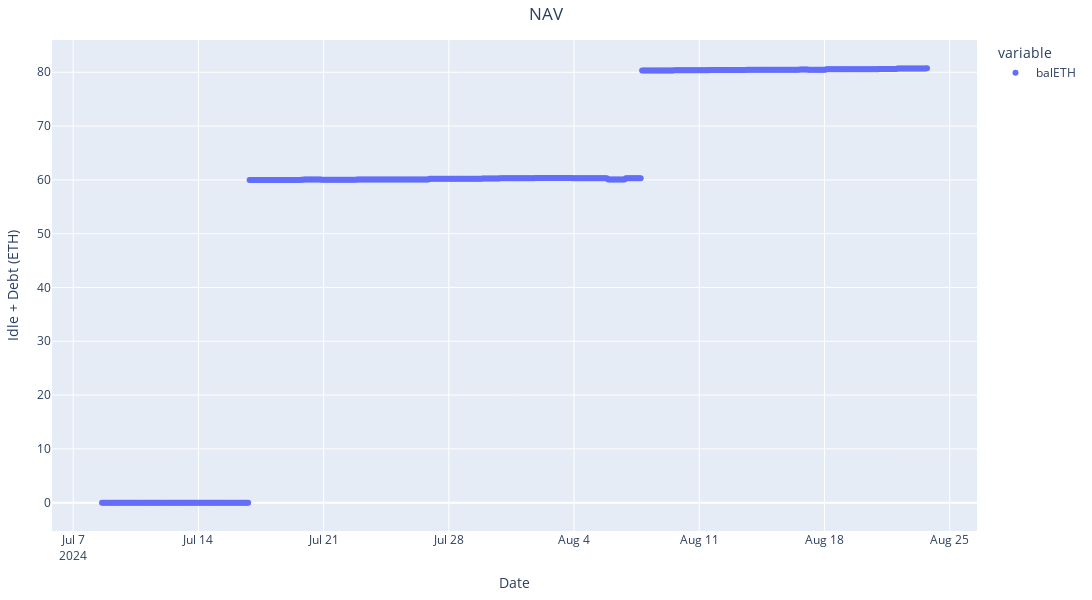

Notebook source saved alongside this figure:
### Code cell
from v2_rebalance_dashboard.fetch_nav import fetch_daily_nav_to_plot

fig = fetch_daily_nav_to_plot()
fig.show()

### Figure 1 — Plotly figure (JSON) as saved in the notebook; plotly's stock layout.template omitted (floating-point values rounded to 4 significant figures; data arrays with more than 128 entries replaced by an {"elided": "..."} marker saying what was removed)
{"data": [{"hovertemplate": "variable=balETH<br>timestamp=%{x}<br>value=%{y}<extra></extra>", "legendgroup": "balETH", "marker": {"color": "#636efa", "symbol": "circle"}, "mode": "markers", "name": "balETH", "orientation": "v", "showlegend": true, "type": "scatter", "x": {"elided": "560 str values"}, "xaxis": "x", "y": {"elided": "560 float values"}, "yaxis": "y"}], "layout": {"height": 600, "legend": {"title": {"text": "variable"}, "tracegroupgap": 0}, "margin": {"b": 40, "l": 40, "r": 40, "t": 40}, "title": {"text": "NAV", "x": 0.5}, "width": 1200, "xaxis": {"anchor": "y", "domain": [0, 1], "title": {"text": "Date"}}, "yaxis": {"anchor": "x", "domain": [0, 1], "title": {"text": "Idle + Debt (ETH)"}}}}
